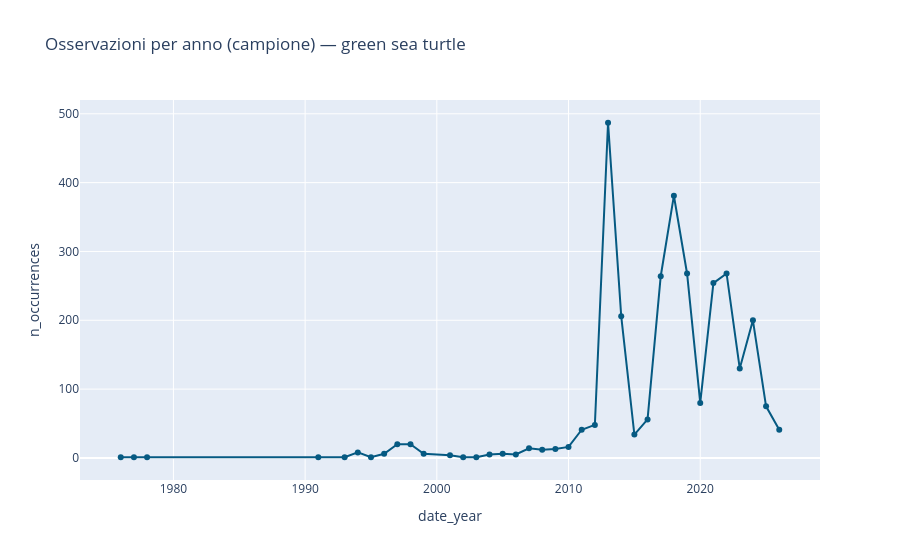

Notebook cell for this chart:
### Markdown cell above
## 4. Trend temporale

**Avvertenza metodologica, da riportare in sinossi/report:** un aumento delle osservazioni anno su anno non implica necessariamente un aumento della popolazione — puo' riflettere un aumento dello sforzo di campionamento (piu' ricerca, piu' citizen science, piu' dataset digitalizzati) tanto quanto un cambiamento ecologico reale. Il trend qui calcolato descrive l'andamento delle osservazioni registrate in OBIS, non necessariamente l'andamento della popolazione della specie.

### Code cell
def yearly_counts(df, min_year=1950):
    df = df.dropna(subset=["date_year"]).copy()
    df["date_year"] = df["date_year"].astype(int)
    df = df[df["date_year"] >= min_year]
    counts = df.groupby("date_year").size().reset_index(name="n_occurrences")
    return counts

yearly = yearly_counts(focus_df)

fig = px.line(yearly, x="date_year", y="n_occurrences", markers=True,
              title=f"Osservazioni per anno (campione) — {FOCUS_SPECIES}")
fig.update_traces(line_color="#065A82")
fig.show()

if len(yearly) >= 3:
    slope, intercept = np.polyfit(yearly["date_year"], yearly["n_occurrences"], 1)
    direction = "in aumento" if slope > 0 else "in diminuzione"
    print(f"Trend lineare del campione: {direction} di circa {abs(slope):.1f} osservazioni/anno")

### Figure 1 — Plotly figure (JSON) as saved in the notebook; plotly's stock layout.template omitted (floating-point values rounded to 4 significant figures)
{"data": [{"hovertemplate": "date_year=%{x}<br>n_occurrences=%{y}<extra></extra>", "legendgroup": "", "line": {"color": "#065A82", "dash": "solid"}, "marker": {"symbol": "circle"}, "mode": "lines+markers", "name": "", "orientation": "v", "showlegend": false, "type": "scatter", "x": [1976, 1977, 1978, 1991, 1993, 1994, 1995, 1996, 1997, 1998, 1999, 2001, 2002, 2003, 2004, 2005, 2006, 2007, 2008, 2009, 2010, 2011, 2012, 2013, 2014, 2015, 2016, 2017, 2018, 2019, 2020, 2021, 2022, 2023, 2024, 2025, 2026], "xaxis": "x", "y": [1, 1, 1, 1, 1, 8, 1, 6, 20, 20, 6, 4, 1, 1, 5, 6, 5, 14, 12, 13, 16, 41, 48, 487, 206, 34, 56, 264, 381, 268, 80, 254, 268, 130, 200, 75, 41], "yaxis": "y"}], "layout": {"legend": {"tracegroupgap": 0}, "title": {"text": "Osservazioni per anno (campione) — green sea turtle"}, "xaxis": {"anchor": "y", "domain": [0, 1], "title": {"text": "date_year"}}, "yaxis": {"anchor": "x", "domain": [0, 1], "title": {"text": "n_occurrences"}}}}
